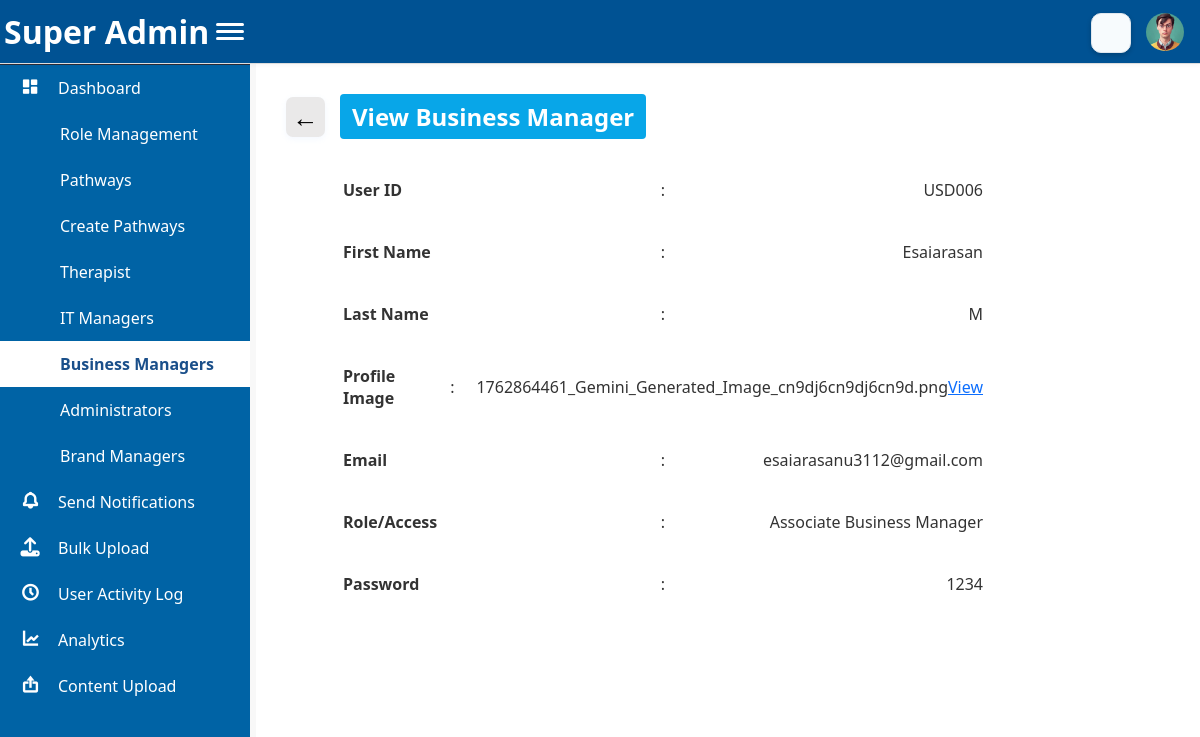
Screenshot of /pages/view_business_manager.php?id=3 (signed in) with the database file from the repository.
### tables this page shows
CREATE TABLE `navigation_items` (
  `nav_id` int(11) NOT NULL,
  `nav_name` varchar(100) NOT NULL,
  `nav_icon` varchar(100) DEFAULT NULL,
  `nav_link` varchar(255) DEFAULT NULL,
  `parent_id` int(11) DEFAULT NULL,
  `created_at` timestamp NOT NULL DEFAULT current_timestamp(),
  `updated_at` timestamp NOT NULL DEFAULT current_timestamp() ON UPDATE current_timestamp(),
  `sub_nav_link` varchar(255) DEFAULT NULL
);

CREATE TABLE `business_manager` (
  `business_manager_id` int(11) NOT NULL,
  `user_id` varchar(50) NOT NULL,
  `first_name` varchar(100) NOT NULL,
  `last_name` varchar(100) DEFAULT NULL,
  `email` varchar(150) NOT NULL,
  `password` varchar(255) NOT NULL,
  `role_access_id` int(11) NOT NULL,
  `profile_image` varchar(255) DEFAULT NULL,
  `created_at` datetime DEFAULT current_timestamp(),
  `created_by` int(11) DEFAULT NULL,
  `updated_at` datetime DEFAULT current_timestamp() ON UPDATE current_timestamp(),
  `updated_by` int(11) DEFAULT NULL
);

CREATE TABLE `role_management` (
  `r_id` int(11) NOT NULL,
  `role` varchar(50) DEFAULT NULL,
  `department` varchar(150) DEFAULT NULL,
  `access_navigations` varchar(155) DEFAULT NULL,
  `created_at` datetime DEFAULT current_timestamp(),
  `updated_at` datetime NOT NULL,
  `viewed_at` datetime NOT NULL,
  `deleted_at` datetime NOT NULL,
  `controls` text NOT NULL
);

### pages/view_business_manager.php (the view, shortened to what this page needs)
<?php
require_once '../includes/header.php';
require_once '../includes/sidebar.php';
$business_manager_id = $_GET['id'] ?? null;
$stmt = $pdo->prepare("SELECT * FROM business_manager WHERE business_manager_id = ?");
$stmt->execute([$business_manager_id]);
$business_manager = $stmt->fetch(PDO::FETCH_ASSOC);
$role_name = 'N/A';
if (!empty($business_manager['role_access_id'])) {
    $stmt = $pdo->prepare("SELECT role FROM role_management WHERE r_id = ?");
    $stmt->execute([$business_manager['role_access_id']]);
    $role_name = $stmt->fetchColumn() ?: 'N/A';
}
?>
<div class="main-content" style="background: #fff;">
    <div class="page-header">
        <button class="back-btn" onclick="window.history.back();">&larr;</button>
        <span class="page-title">View Business Manager</span>
    </div>
    <div class="it_manager-info">
        <div class="info-row">
            <div class="info-label">User ID</div>
            <div class="info-colon">:</div>
            <div class="info-value"><?= htmlspecialchars($business_manager['user_id'] ?? 'N/A') ?></div>
        </div>
        <div class="info-row">
            <div class="info-label">First Name</div>
            <div class="info-colon">:</div>
            <div class="info-value"><?= htmlspecialchars($business_manager['first_name'] ?? 'N/A') ?></div>
        </div>
        <div class="info-row">
            <div class="info-label">Last Name</div>
            <div class="info-colon">:</div>
            <div class="info-value"><?= htmlspecialchars($business_manager['last_name'] ?? 'N/A') ?></div>
        </div>
       <div class="info-row">
        <div class="info-label">Profile Image</div>
        <div class="info-colon">:</div>
        <div class="info-value" style="display: flex; justify-content: space-between; align-items: center; margin-left: 8px;">
            <?php if (!empty($business_manager['profile_image'])): ?>
                <span><?= htmlspecialchars($business_manager['profile_image']) ?></span>
                <a href="javascript:void(0)" onclick="showImageCard()" style="text-decoration: underline; color: #0d6efd; cursor: pointer;">
                    View
                </a>
            <?php else: ?>
                N/A
            <?php endif; ?>
        </div>
    </div>
        <div class="info-row">
            <div class="info-label">Email</div>
            <div class="info-colon">:</div>
            <div class="info-value"><?= htmlspecialchars($business_manager['email'] ?? 'N/A') ?></div>
        </div>
        <div class="info-row">
            <div class="info-label">Role/Access</div>
            <div class="info-colon">:</div>
            <div class="info-value"><?= htmlspecialchars($role_name ?? 'N/A') ?></div>
        </div>
        <div class="info-row">
            <div class="info-label">Password</div>
            <div class="info-colon">:</div>
            <div class="info-value"><?= htmlspecialchars($business_manager['password'] ?? 'N/A') ?></div>
        </div>
    </div>
</div>
<?php require_once '../includes/footer.php'; ?>

### includes/sidebar.php (shortened to what this page needs)
<div class="sidebar" id="sidebar">
    <div class="logo d-flex justify-content-between align-items-center">
        <h2><?php echo SITE_NAME; ?></h2>
    </div>
    <ul class="nav-menu">
        <?php
        $mysqli = new mysqli(DB_HOST, DB_USER, DB_PASS, DB_NAME);
        if ($mysqli->connect_errno) {
            echo "<li><span style='color:red;'>DB Connection Error</span></li>";
        } else {
            $result = $mysqli->query("SELECT * FROM navigation_items ORDER BY nav_id ASC");
            if ($result && $result->num_rows > 0) {
                $currentFile = basename($_SERVER['PHP_SELF']);
                while ($row = $result->fetch_assoc()) {
                    $navName = $row['nav_name'];
                    $navLink = $row['nav_link'];
                    $navIcon = $row['nav_icon'] ?: 'fa-circle';
                    $subLinks = $row['sub_nav_link'];
                    $isActive = '';
                    $navFile = basename($navLink);
                    $subMatch = false;
                    if (!empty($subLinks)) {
                        $subArray = array_map('trim', explode(',', $subLinks));
                        foreach ($subArray as $sub) {
                            if ($currentFile === basename($sub)) {
                                $subMatch = true;
                                break;
                            }
                        }
                    }
                    if ($currentFile === $navFile || $subMatch) {
                        $isActive = 'active';
                    }
                    echo '<li class="' . $isActive . '">';
                    echo '<a href="' . SITE_URL . $navLink . '">';
                    if (strpos($navIcon, ':') !== false) {
                        echo '<iconify-icon class="nav-icon" icon="' . htmlspecialchars($navIcon) . '" width="22" height="22"></iconify-icon>';
                    } elseif (strpos($navIcon, 'bxs-') === 0 || strpos($navIcon, 'bx-') === 0) {
                        echo '<i class="bx nav-icon ' . htmlspecialchars($navIcon) . '"></i>';
                    } else {
                        echo '<i class="fas nav-icon ' . htmlspecialchars($navIcon) . '"></i>';
                    }
                    echo '<span class="nav-text">' . htmlspecialchars($navName) . '</span>';
                    echo '</a>';
                    echo '</li>';
                }
            } else {
                echo '<li><span style="color:lightgray;">No navigation items found</span></li>';
            }
        }
        ?>
    </ul>
</div>
<link href="https://unpkg.com/boxicons@2.1.4/css/boxicons.min.css?v=4.0" rel="stylesheet">
<link href="https://cdnjs.cloudflare.com/ajax/libs/font-awesome/6.4.0/css/all.min.css?v=4.0" rel="stylesheet">

### assets/css/style.css (style rules this page uses)
* { margin: 0; padding: 0; box-sizing: border-box; font-family: 'Segoe UI', Tahoma, Geneva, Verdana, sans-serif; }
body { background-color: #f8f8f8!important; color: #333; }
.logo { padding: 20px; text-align: center; border-bottom: 1px solid rgba(255, 255, 255, 0.1); }
.logo h2 { font-size: 1.5rem; font-weight: 600; }
.nav-menu li a { display: flex; align-items: center; padding: 15px 20px; color: #ffffff; text-decoration: none; background-color: #0063a5; transition: all 0.3s; }
.nav-menu li a i { margin-right: 10px; font-size: 1.2rem; width: 20px; text-align: center; color: inherit; }
.nav-menu li.active a { color: #0063a5; background-color: #ffffff; }
.page-header { margin-bottom: 30px; }
body { margin:0; padding:0; }
.sidebar { width: 250px; color: white; height: 100vh; position: fixed; top: 10px !important; left: 0; background-color: #0063a5; overflow-y: auto; -webkit-overflow-scrolling: touch; transition: all 0.3s; }
.sidebar .logo { display: flex; justify-content: space-between; align-items: center; padding: 15px; }
.sidebar .nav-menu { list-style: none; padding: 0; margin: 0; }
.sidebar .nav-menu li a { display: flex; align-items: center; padding: 12px 20px; color: white; text-decoration: none; width: 100%; transition: all 0.3s ease; }
.sidebar .nav-menu li.active > a { background-color: #ffffff !important; color: #1a4f8a !important; }
.sidebar .nav-menu li i { margin-right: 10px; transition: color 0.3s; }
.main-content { margin-left: 250px; transition: margin-left 0.3s ease; }
button { background: #2e7d32; border: none; color: white; font-weight: 600; padding: 10px; font-size: 16px; border-radius: 3px; cursor: pointer; }
.main-content { background: #fff; min-height: 100vh; padding: 20px; }
.page-header { display: flex; align-items: center; gap: 12px; margin-bottom: 30px; flex-wrap: wrap; }
.page-header { display: flex; align-items: center; gap: 15px; margin-bottom: 32px; }
.back-btn { background: #eae9e9; border: none; border-radius: 7px; font-size: 26px; width: 39px; height: 40px; display: flex; align-items: center; justify-content: center; cursor: pointer; box-shadow: 0 2px 6px rgba(120,180,255,0.09); color: #000000; transition: background 0.3s ease; }
.page-title { display: inline-block; font-size: 1.5rem; font-weight: bold; margin-bottom: 0; margin-left: 0rem; color: #fff; background-color: #08a6e8; border-radius: 4px; padding: 6px 12px; width: auto!important; }
.main-content { flex: 1; padding: 30px; overflow-y: auto; }
.main-content { padding: 30px; min-height: calc(100vh - 60px); background: #f8f8f8; }
@media (min-width: 992px) { .main-content { margin-left: 16rem; margin-top: 4rem; transition: margin-left 0.3s ease; } }
.sidebar { width: 250px; color: #fff; height: 100vh; position: fixed; transition: width 0.3s ease; overflow-y: auto; top: 0; left: 0; z-index: 999; }
.sidebar .logo { display: flex; justify-content: center; align-items: center; background: #141422; padding: 15px; }
.sidebar .logo h2 { font-size: 18px; color: #fff; margin: 0; }
.nav-menu { list-style: none; padding: 0; margin: 0; }
.nav-menu li a { display: flex; align-items: center; gap: 12px; padding: 12px 20px; color: #cfcfcf; text-decoration: none; transition: background 0.3s, color 0.3s; }
.nav-menu li.active a { background: #3a3a5a; color: #fff; font-weight: bold; }
.nav-menu i, iconify-icon { font-size: 20px; color: currentColor; transition: color 0.3s; }
.info-row { display: flex; align-items: center; margin-bottom: 12px; }
.info-label { flex: 0 0 180px; font-weight: bold; }
.info-colon { margin: 0 6px; }
.info-value { flex: 1; }
.it_manager-info { display: flex; flex-direction: column; gap: 1rem; max-width: 40rem; margin: 0rem auto; margin-left: 57px; }
.info-row { display: flex; justify-content: space-between; align-items: center; padding: 0.5rem 0; }
.info-label { flex: 1; font-weight: bold; text-align: left; }
.info-colon { width: 1rem; text-align: center; }
.info-value { flex: 2; text-align: right; }
h2 { color: #0d9cf3; font-weight: 600; }
.nav-icon { font-size: 20px; width: 22px; height: 22px; display: inline-flex; align-items: center; justify-content: center; margin-right: 10px; vertical-align: middle; }
iconify-icon.nav-icon { line-height: 1; vertical-align: middle; }
.nav-menu li a { display: flex; align-items: center; gap: 8px; }

### pages/view_business_manager.php (style rules this page uses)
.info-row { display: flex; align-items: center; margin-bottom: 8px; }
.info-label { width: 150px; font-weight: 600; }
.info-colon { margin: 0 8px; }
.info-value { flex: 1; }

### rows the page displays
navigation_items: nav_name "Dashboard"
navigation_items: nav_name "Role Management"
navigation_items: nav_name "Pathways"
navigation_items: nav_name "Create Pathways"
navigation_items: nav_name "Therapist"
navigation_items: nav_name "IT Managers"
navigation_items: nav_name "Business Managers"
navigation_items: nav_name "Administrators"
navigation_items: nav_name "Brand Managers"
navigation_items: nav_name "Send Notifications"
navigation_items: nav_name "Bulk Upload"
navigation_items: nav_name "User Activity Log"
navigation_items: nav_name "Analytics"
navigation_items: nav_name "Content Upload"
business_manager: user "USD006", first_name "Esaiarasan", last_name "M", profile_image "1762864461_Gemini_Generated_Image_cn9dj6cn9dj6cn9d.png", email "esaiarasanu3112@gmail.com", password "1234"
role_management: role "Associate Business Manager"
